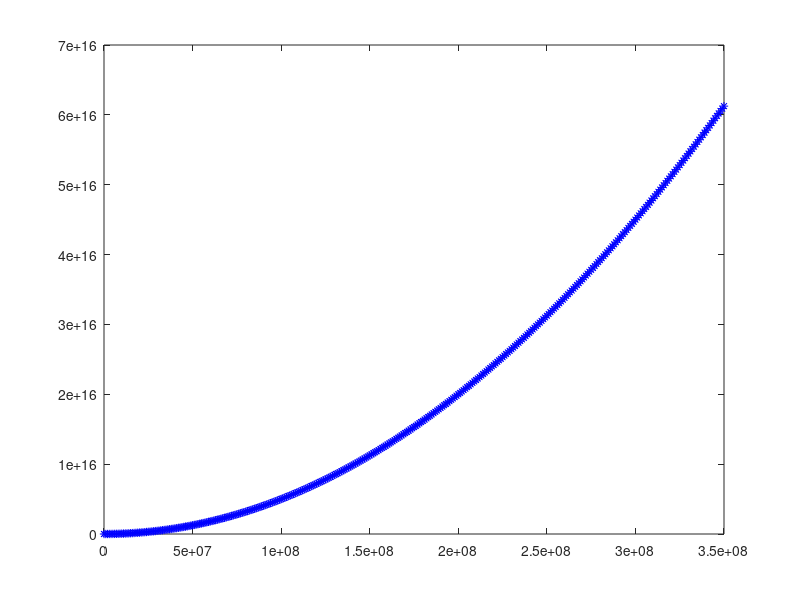

Here is the MATLAB script that generated this plot:
clc
clear all
tic;

%% Negative exponential utility function


%% 


%% Exponential utility function
R = 10^8;
b = 320*10^6;
a = -1000*10^6;

V = -350*10^6:10^6:350*10^6;
% Utility_out = Utility_function(V)
% U3 = Utility_out(1:501)
% figure(1);
% plot(V,U3,'-b*')


R = 10*10^6;
b = 350*10^6;
a = -350*10^6;
% U1 = (1-exp(-(V-a)./R))/(1-exp(-(b-a)./R));
% figure(2);
% plot(V,U1,'-*b')
% 
% 
% 
% U5 = log(V);
% plot(V,U5,'-b*')

% a = .1;
% U6 = (1/a)*V.^(a);
% plot(V,U6,'-b*')



% a = -0.00000009;
% U2 = -(1)*(1/a)*exp(-a*V);
% figure(1);
% plot(V,U2,'-*r')
% 
% a = -0.000000005;
% U2 = -(1)*(1/a)*exp(-a*V);
% figure(2);
% plot(V,U2,'-*r')
% 
% a = -0.00000002;
% U2 = -(1)*(1/a)*exp(-a*V);
% figure(3);
% plot(V,U2,'-*r')

% a = 0.00000009;
% U2 = -(1)*(1/a)*exp(-a*V);
% figure(4);
% plot(V,U2,'-*r')
% 
% a = -0.00000009;
% U2 = -(1)*(1/a)*exp(-a*V);
% figure(5);
% plot(V,U2,'-*r')

% U3 = -V.^(1/8);
% plot(V,U3,'-b*')

% U3 = real(-V.^(1/8))

% if V <= 0
% U3 = (-V.^(1/8));
% else
%     U3 = (V.^(1/8));
% end
% figure(3);
% plot(V,U3,'-g*')

% V = -100:10:100;
% a = 10;
% i = 0;
% for V = -350*10^6:10^6:350*10^6
%     i = i+1;
% if V <= 0
% U(i) = -(1/a)*V.^a;
% else
% U(i) = (1/a)*V.^a;    
% end
%  
% end
% V = -350*10^6:10^6:350*10^6;
% plot(V,U)

% a = 0.1;
% V = -0:10^6:350*10^6;
% U = (1/a)*V.^a;  
% figure(1);
% plot(V,U,'-b*')
% 
% a = -1;
% V = -0:10^6:350*10^6;
% U = (1/a)*V.^a;  
% figure(2);
% plot(V,U,'-b*')
% 






% i = 0;
% a = -0.01;
% for i = 1:3
% %     a
% V = -0*10^6:10^6:350*10^6;
% % a = -0.01;
% U = (1/a)*V.^a;  
% % figure(1);
% % plot(V,U,'-b*')
% i = i+1;
% a = a+0.1;
% figure(i);
% plot(V,U,'-b*')
% end


V = -0*10^6:10^6:350*10^6;
a = 2;
U = (1/a)*V.^a; 
figure(1);
plot(V,U,'-b*')

% a = 5;
% U = (1/a)*V.^a;  
% figure(2);
% plot(V,U,'-b*')
% % 
% a = 0.1;
% U = (1/a)*V.^a;  
% figure(3);
% plot(V,U,'-b*')
% 
% a = -0.8;
% U = (1/a)*V.^a;  
% figure(4);
% plot(V,U,'-b*')


% UU = -exp(2./V.^.5);
% figure(2);
% plot(V,UU,'-b*')


% [n,xout] = hist(U,1000);
% Exp = sum(xout.*n)/length(U)
% c = 0.000000001; 
% U7 = V.^(-c*V.^2);
% plot(V,U7,'-b*')

% Exp1 = (-exp(2/sqrt(400)) -exp(2/sqrt(700)) ) * .5
% Exp2 = (-exp(2/sqrt(500)) * .6 -exp(2/sqrt(700)) * .4 )


toc;

